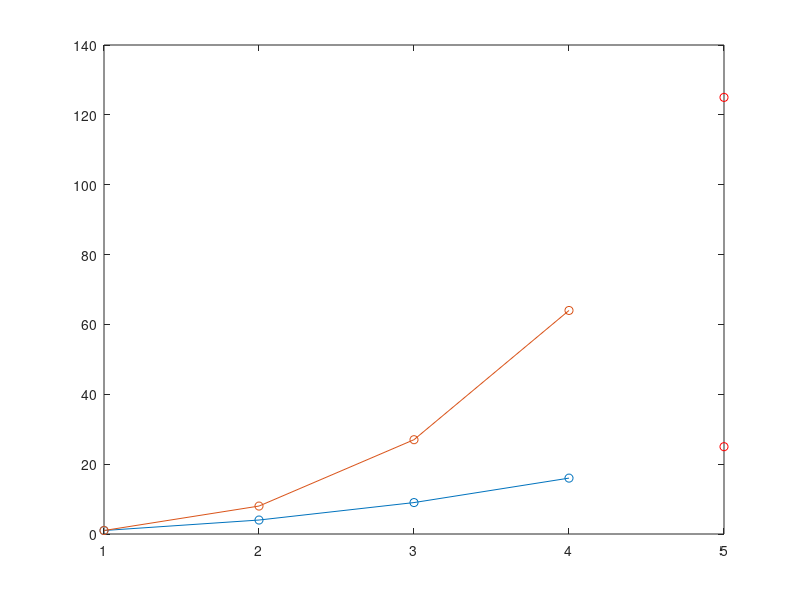

This chart was generated by the following MATLAB code:
clear all; close all;
clc;

x = [5]

xs = 1:4
ys = [xs.^2; xs.^3]

nSamples = length(xs);

xxm = x-xs;


js = 1:nSamples;

Lj = zeros(nSamples,1);
for j = 1:nSamples,
	Lj(j) = prod(xxm(:,js~=j),2) ./  prod( xs(j)- xs(:, js~=j));
	
	
end

Lx = ys * Lj;



plot(ys', 'o-'); hold on; scatter([x,x], Lx, 'r'); hold off;